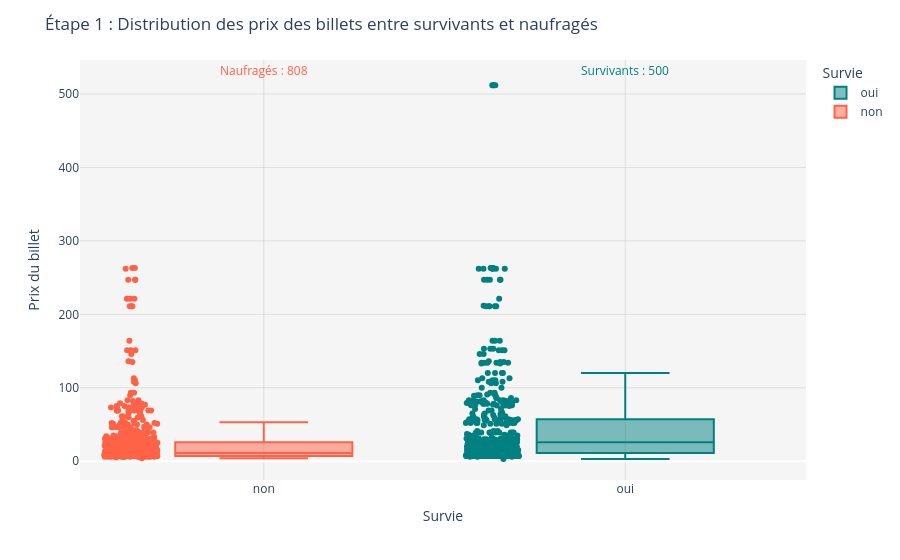

This figure's notebook cell:
### Markdown cell above
### 3.1. Global Boxplot

### Code cell
SURVIVOR_COLOR = 'teal'
NON_SURVIVOR_COLOR = 'tomato'

df_survivors_global = df_passengers.groupby('survived').size().reset_index(name='count')

fig = px.box(
    df_passengers,
    x='survived',
    y='fare',
    color='survived',
    points='all',
    labels={
        'fare': 'Prix du billet',
        'survived': 'Survie',
    },
    color_discrete_map={'non': 'tomato', 'oui': 'teal'}
)

# Light Background Theme
LIGHT_GRAY_BG = 'rgba(245, 245, 245, 1)'
WHITE_BG = 'rgba(255, 255, 255, 1)'
GRAY_GRID = 'rgba(200, 200, 200, 0.5)'

fig.update_layout(
    plot_bgcolor=LIGHT_GRAY_BG,
    paper_bgcolor=WHITE_BG,
    xaxis=dict(showgrid=True, gridcolor=GRAY_GRID),
    yaxis=dict(showgrid=True, gridcolor=GRAY_GRID),
    legend=dict(traceorder='reversed'),
    title="Étape 1 : Distribution des prix des billets entre survivants et naufragés"
)

BOTTOM_MARGIN = 20

# Afficher le nombre de survivants et de naufragés
for i, row in df_survivors_global.iterrows():
    fig.add_annotation(
        x=row['survived'],
        y=df_passengers['fare'].max() + BOTTOM_MARGIN,
        text=f"<span style='color:{SURVIVOR_COLOR}'>Survivants : {row['count']}</span>" if row['survived'] == 'oui' else f"<span style='color:{NON_SURVIVOR_COLOR}'>Naufragés : {row['count']}</span>",
        showarrow=False,
        font=dict(size=12),
        align='center'
    )

fig.show()

### Figure 1 — Plotly figure (JSON) as saved in the notebook; plotly's stock layout.template omitted (floating-point values rounded to 4 significant figures; data arrays with more than 128 entries replaced by an {"elided": "..."} marker saying what was removed)
{"data": [{"alignmentgroup": "True", "boxpoints": "all", "hovertemplate": "Survie=%{x}<br>Prix du billet=%{y}<extra></extra>", "legendgroup": "non", "marker": {"color": "tomato"}, "name": "non", "notched": false, "offsetgroup": "non", "orientation": "v", "showlegend": true, "type": "box", "x": {"elided": "808 str values"}, "x0": " ", "xaxis": "x", "y": {"elided": "808 float values"}, "y0": " ", "yaxis": "y"}, {"alignmentgroup": "True", "boxpoints": "all", "hovertemplate": "Survie=%{x}<br>Prix du billet=%{y}<extra></extra>", "legendgroup": "oui", "marker": {"color": "teal"}, "name": "oui", "notched": false, "offsetgroup": "oui", "orientation": "v", "showlegend": true, "type": "box", "x": {"elided": "500 str values"}, "x0": " ", "xaxis": "x", "y": {"elided": "500 float values"}, "y0": " ", "yaxis": "y"}], "layout": {"annotations": [{"align": "center", "font": {"size": 12}, "showarrow": false, "text": "<span style='color:tomato'>Naufragés : 808</span>", "x": "non", "y": 532.1}, {"align": "center", "font": {"size": 12}, "showarrow": false, "text": "<span style='color:teal'>Survivants : 500</span>", "x": "oui", "y": 532.1}], "boxmode": "overlay", "legend": {"title": {"text": "Survie"}, "tracegroupgap": 0, "traceorder": "reversed"}, "margin": {"t": 60}, "paper_bgcolor": "rgba(255, 255, 255, 1)", "plot_bgcolor": "rgba(245, 245, 245, 1)", "title": {"text": "Étape 1 : Distribution des prix des billets entre survivants et naufragés"}, "xaxis": {"anchor": "y", "categoryarray": ["non", "oui"], "categoryorder": "array", "domain": [0, 1], "gridcolor": "rgba(200, 200, 200, 0.5)", "showgrid": true, "title": {"text": "Survie"}}, "yaxis": {"anchor": "x", "domain": [0, 1], "gridcolor": "rgba(200, 200, 200, 0.5)", "showgrid": true, "title": {"text": "Prix du billet"}}}}
